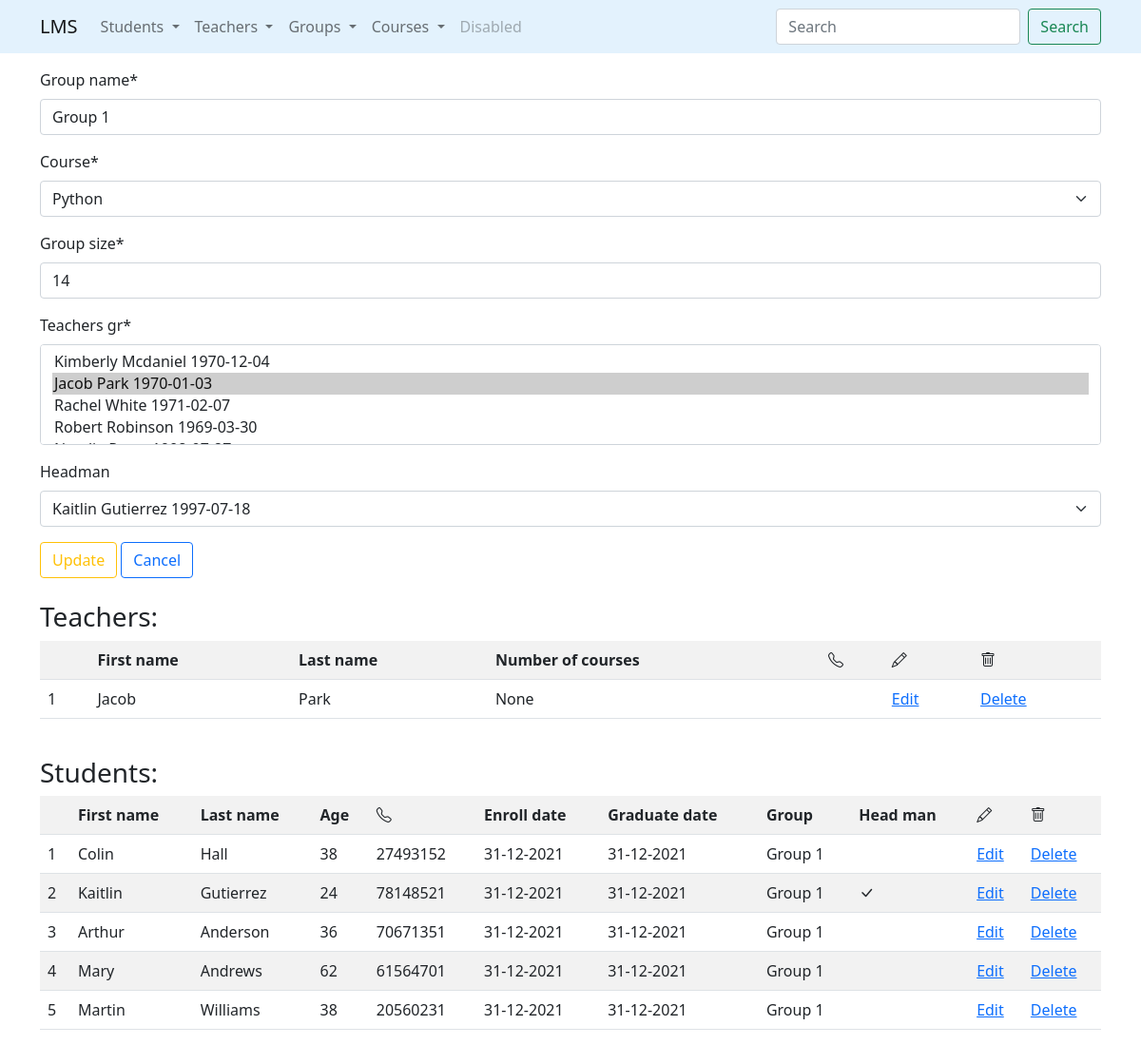
The page /groups/update/1/ on the database its author committed.
### groups/models.py (models this page shows)
class Group(models.Model):
    group_name = models.CharField(
        max_length=100,
        validators=[MinLengthValidator(2)]
    )
    course = models.OneToOneField(
        'courses.Course',
        on_delete=models.SET_NULL,
        null=True,
        related_name='course'
    )
    group_size = models.IntegerField()
    start_date = models.DateField(default=datetime.date.today)
    headman = models.OneToOneField(
        'students.Students',
        on_delete=models.SET_NULL,
        null=True,
        related_name='headman_group'
    )
    teachers_gr = models.ManyToManyField(
        to='teachers.Teacher',
        related_name='groups'
    )
    def __str__(self):
        return self.group_name

### teachers/models.py (models this page shows, shortened)
class Teacher(Person):
    num_of_courses = models.IntegerField(
        null=True
    )
    employment_date = models.DateField(default=datetime.date.today)
    phone_number = models.CharField(
        max_length=20,
        default='',
        validators=[
            MinLengthValidator(7),
            unique_number_validator
        ]
    )
    salary = models.PositiveIntegerField(default=1500)
    group = models.ForeignKey(
        Group,
        on_delete=models.SET_NULL,
        null=True,
        related_name='teachers'
    )

### students/models.py (models this page shows, shortened)
class Students(Person):
    phone_number = models.CharField(
        max_length=20,
        default='',
        validators=[
            MinLengthValidator(7),
            unique_number_validator
        ]
    )
    enroll_date = models.DateField(default=datetime.date.today)
    graduate_date = models.DateField(default=datetime.date.today)
    group = models.ForeignKey(
        Group,
        on_delete=models.SET_NULL,
        null=True,
        related_name='students'
    )

### groups/views.py (the view, shortened to what this page needs)
# urls.py: path('update/<int:pk>/', GroupUpdateView.as_view(), name='update'),
class GroupUpdateView(UpdateView):
    model = Group
    form_class = GroupUpdateForm
    success_url = reverse_lazy('groups:list')
    template_name = 'groups/update.html'
    def get_context_data(self, **kwargs):
        context = super().get_context_data(**kwargs)
        context['students'] = self.get_object().students.prefetch_related('headman_group')
        context['teachers'] = self.get_object().teachers_gr.prefetch_related('group')
        return context
    def get_initial(self):
        initial = super().get_initial()
        try:
            initial['headman_field'] = self.object.headman.id
        except AttributeError as ex:  # noqa
            pass
        return initial

### groups/forms.py
class GroupUpdateForm(GroupBaseForm):
    def __init__(self, *args, **kwargs):
        super().__init__(*args, **kwargs)
        self.fields['headman_field'] = ChoiceField(
            choices=[(st.id, str(st)) for st in self.instance.students.all()],
            label='Headman',
            required=False
        )
    class Meta(GroupBaseForm.Meta):
        exclude = ['start_date', 'headman']

### core/models.py (called while the page is built)
    def __str__(self):
        return f'{self.__full_name()} {self.birthday}'

    def __full_name(self):
        return f'{self.first_name} {self.last_name}'

### courses/models.py (called while the page is built)
    def __str__(self):
        return f'{self.name}'

### groups/templates/groups/update.html (shortened to what this page needs)
{% extends 'base.html' %}
{% load crispy_forms_tags %}
{% block content %}
    <form method="post">
        {{ form | crispy }}
        <input class="btn btn-outline-warning" type="submit" value="Update">
        <a class="btn btn-outline-primary" href="{% url 'groups:list' %}">Cancel</a>
    </form>
    <br>
    <h3>Teachers:</h3>
    {% with list_object=teachers %}
        {% include 'includes/teachers_list_table.html' %}
    {% endwith %}
    <br>
    <h3>Students:</h3>
    {% with list_object=students %}
        {% include 'includes/students_list_table.html' %}
    {% endwith %}
{% endblock %}

### templates/includes/teachers_list_table.html
<table class="table table-striped table-hover">
    <tr>
        <th></th>
        <th>First name</th>
        <th>Last name</th>
        <th>Number of courses</th>
        <th><i class="bi bi-telephone"></i></th>
        <th><i class="bi bi-pencil"></i></th>
        <th><i class="bi bi-trash"></i></th>
    </tr>
    {% for teacher in list_object %}
        <tr>
            <td>{{ forloop.counter }}</td>
            <td>{{ teacher.first_name }}</td>
            <td>{{ teacher.last_name }}</td>
            <td>{{ teacher.num_of_courses }}</td>
            <td>{{ teacher.phone_number }}</td>
            <td><a href="{% url 'teachers:update' teacher.id %}">Edit</a></td>
            <td><a href="{% url 'teachers:delete' teacher.id %}">Delete</a></td>
        </tr>
    {% endfor %}
</table>

### templates/includes/students_list_table.html
<table class="table table-striped table-hover">
    <tr>
        <th></th>
        <th>First name</th>
        <th>Last name</th>
        <th>Age</th>
        <th><i class="bi bi-telephone"></i></th>
        <th>Enroll date</th>
        <th>Graduate date</th>
        <th>Group</th>
        <th>Head man</th>
        <th><i class="bi bi-pencil"></i></th>
        <th><i class="bi bi-trash"></i></th>
    </tr>
    {% for student in list_object %}
        <tr>
            <td>{{ forloop.counter }}</td>
            <td>{{ student.first_name }}</td>
            <td>{{ student.last_name }}</td>
            <td>{{ student.age }}</td>
            <td>{{ student.phone_number }}</td>
            <td>{{ student.enroll_date }}</td>
            <td>{{ student.graduate_date }}</td>
            <td>{% if student.group is not None %}
                {{ student.group }}
            {% endif %}</td>
            <td>{% if student.headman_group %}<i class="bi bi-check-lg"></i>{% endif %}</td>
            <td><a href="{% url 'students:update' student.id %}">Edit</a></td>
            <td><a href="{% url 'students:delete' student.id %}">Delete</a></td>
        </tr>
    {% endfor %}
</table>

### rows shown on the page
Group: group_name "Group 1", course "Python", group_size "14"
Teacher: first_name "Jacob", last_name "Park", num_of_courses "None"
Students: first_name "Colin", last_name "Hall", age "38", phone_number "27493152", enroll_date "31-12-2021", graduate_date "31-12-2021", group "Group 1"
Students: first_name "Kaitlin", last_name "Gutierrez", age "24", phone_number "78148521", enroll_date "31-12-2021", graduate_date "31-12-2021", group "Group 1"
Students: first_name "Arthur", last_name "Anderson", age "36", phone_number "70671351", enroll_date "31-12-2021", graduate_date "31-12-2021", group "Group 1"
Students: first_name "Mary", last_name "Andrews", age "62", phone_number "61564701", enroll_date "31-12-2021", graduate_date "31-12-2021", group "Group 1"
Students: first_name "Martin", last_name "Williams", age "38", phone_number "20560231", enroll_date "31-12-2021", graduate_date "31-12-2021", group "Group 1"
